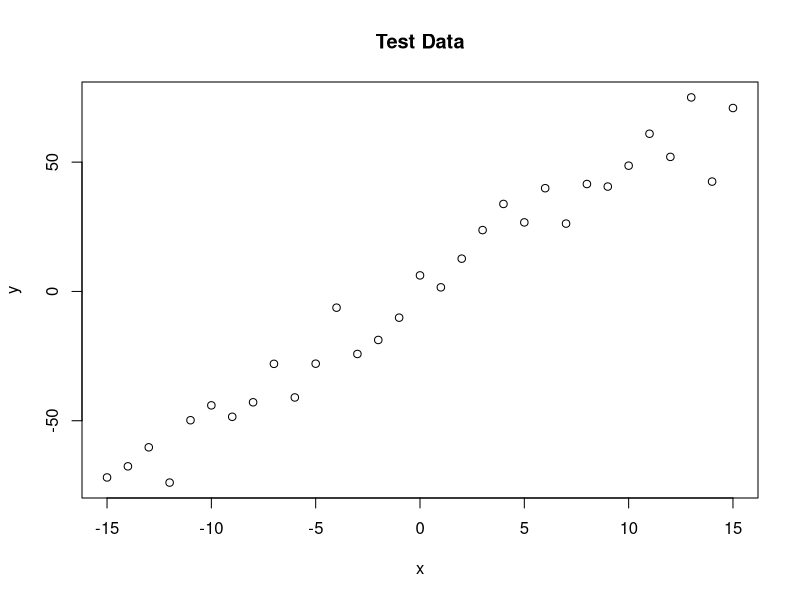
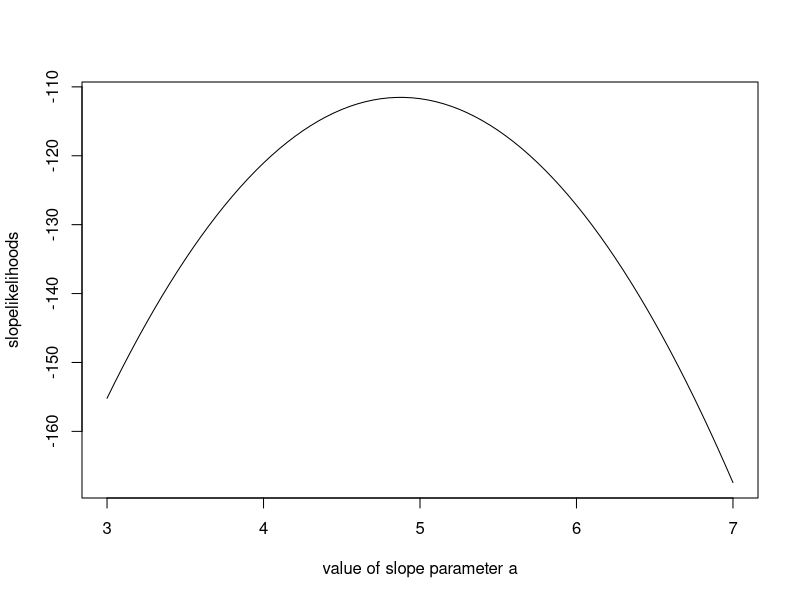
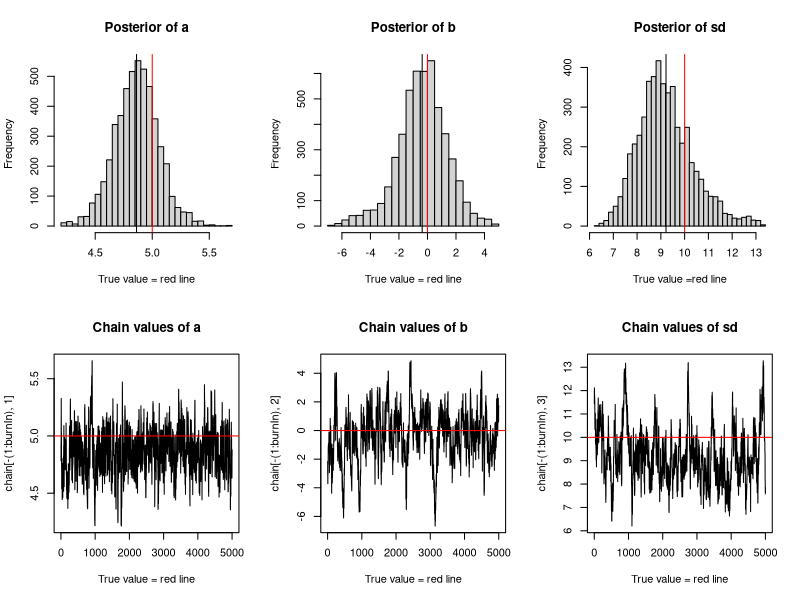

Here is the R script that generated these plots, in order:
### Create test data
trueA <- 5
trueB <- 0
trueSd <- 10
sampleSize <- 31

x <- (-(sampleSize-1)/2):((sampleSize-1)/2)
y <- trueA*x + trueB + rnorm(n = sampleSize, mean = 0, sd = trueSd)
plot(x, y, main = "Test Data")

### Derive the likelihood function
likelihood <- function(param) {
  a = param[1]
  b = param[2]
  sd = param[3]
  
  pred = a*x + b
  singlelikelihoods = dnorm(y, mean = pred, sd = sd, log = T)
  sumll = sum(singlelikelihoods)
  return(sumll)
}

# Example: plot the likelihood profile of the slope a
slopevalues <- function(x){return(likelihood(c(x,trueB,trueSd)))}
slopelikelihoods <- lapply(seq(3,7, by =.05),slopevalues)
plot(seq(3,7,by = .05),slopelikelihoods,type="l",xlab = "value of slope parameter a")

### Defining the prior
prior <- function(param){
  a = param[1]
  b = param[2]
  sd = param[3]
  aprior = dunif(a, min = 0, max = 10, log = T)
  bprior = dnorm(b, sd = 5, log = T)
  sdprior = dunif(sd, min = 0, max = 30, log = T)
  return (aprior+bprior+sdprior)
}

### The posterior
posterior <- function(param){
  return (likelihood(param) + prior(param))
}

### The Metropolis-Hastings algorithm
proposalfunction <- function(param) {
  return(rnorm(3, mean = param, sd = c(0.1, 0.5, 0.3)))
}

run_metropolis_MCMC <- function(startvalue, iterations) {
  chain = array(dim = c(iterations+1, 3))
  chain[1, ] = startvalue
  for (i in 1:iterations){
    proposal = proposalfunction(chain[i, ])
    probab = exp(posterior(proposal) - posterior(chain[i, ]))
    if (runif(1) < probab){
      chain[i+1, ] = proposal
    }else {
      chain[i+1, ] = chain[i, ]
    }
  }
  return(chain)
}

startvalue = c(4,0,10)
chain = run_metropolis_MCMC(startvalue, 10000)

burnIn = 5000
acceptance = 1- mean(duplicated(chain[-(1:burnIn), ]))

### Plot the result
par(mfrow = c(2,3))
hist(chain[-(1:burnIn), 1], nclass=30, main="Posterior of a", xlab="True value = red line")
abline(v=mean(chain[-(1:burnIn), 1]))
abline(v=trueA,col="red")
hist(chain[-(1:burnIn),2], nclass=30, main="Posterior of b", xlab="True value = red line")
abline(v=mean(chain[-(1:burnIn), 2]))
abline(v=trueB, col="red")
hist(chain[-(1:burnIn),3], nclass=30, main="Posterior of sd", xlab="True value =red line")
abline(v=mean(chain[-(1:burnIn),3]))
abline(v=trueSd, col="red")
plot(chain[-(1:burnIn),1], type = "l", xlab="True value = red line" , main = "Chain values of a")
abline(h = trueA, col="red" )
plot(chain[-(1:burnIn),2], type = "l", xlab="True value = red line" , main = "Chain values of b")
abline(h = trueB, col="red" )
plot(chain[-(1:burnIn),3], type = "l", xlab="True value = red line" , main = "Chain values of sd")
abline(h = trueSd, col="red" )

# for comparison:
summary(lm(y~x))